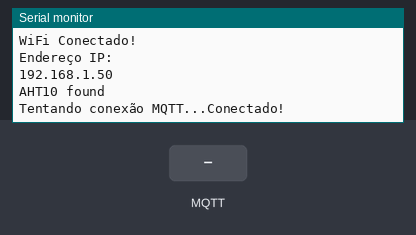
Bench run of a sketch on a simulated ESP8266 (NodeMCU). Parts: the last lines printed to the serial monitor. The test bench sets the inputs (shaded band). WiFi joins after 1.5 s; servers stay silent unless stated; no MQTT or app messages arrive unless stated.

Above: at 3.2 s.
3.3 s: MQTT message "on" arrives on the first subscribed topic
At 3.7 s:
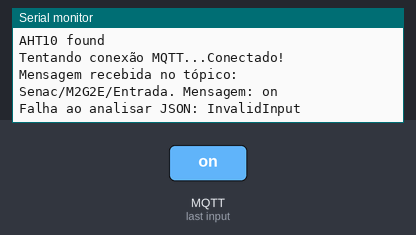
4.8 s: MQTT message "off" arrives on the first subscribed topic
At 6.0 s:
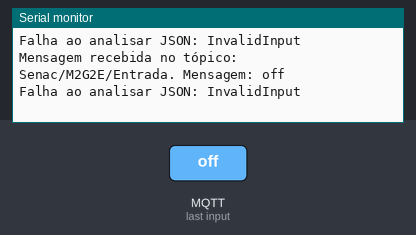
6.3 s: MQTT message "1" arrives on the first subscribed topic
At 7.2 s:
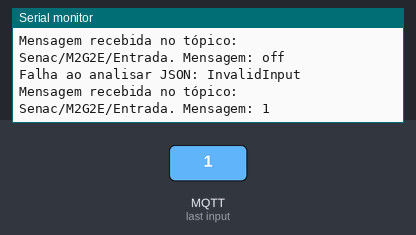

The sketch:

mqttArduinoProjeto.ino
```cpp
#include <ESP8266WiFi.h>
#include <PubSubClient.h>
#include <ArduinoJson.h>
#include <Adafruit_AHT10.h>

const char* ssid = "SENAC";
const char* password = "x1y2z3@snc";

const char* mqtt_server = "zfeemqtt.eastus.cloudapp.azure.com";
const int mqtt_port = 41883;
const char* mqtt_user = "Senac";
const char* mqtt_password  = "Senac";
const char* Client = "Senac10";
const char* topic = "Senac/M2G2E/Saida";
const char* topicSaida = "Senac/M2G2E/Entrada";

WiFiClient espClient;
PubSubClient client(espClient);
Adafruit_AHT10 aht;

bool sendingData = false;  // Variável para controlar o envio de dados
unsigned long lastMsgTime = 0;  // Tempo da última mensagem enviada
const long interval = 5000;  // Intervalo de 5 segundos

void setup_wifi() {
  delay(10);
  Serial.println();
  Serial.print("Conectando ao WiFi: ");
  Serial.println(ssid);

  WiFi.begin(ssid, password);

  while (WiFi.status() != WL_CONNECTED) {
    delay(1000);
    Serial.print(".");
  }

  Serial.println();
  Serial.println("WiFi Conectado!");
  Serial.println("Endereço IP: ");
  Serial.println(WiFi.localIP());
}

void callback(char* topic, byte* payload, unsigned int length) {
  Serial.print("Mensagem recebida no tópico: ");
  Serial.print(topic);
  Serial.print(". Mensagem: ");
  String message;

  for (int i = 0; i < length; i++) {
    message += (char)payload[i];
  }
  Serial.println(message);

  // Analisa o JSON recebido
  StaticJsonDocument<200> doc;
  DeserializationError error = deserializeJson(doc, message);

  if (!error) {
    const char* status = doc["status"];
    if (strcmp(status, "on") == 0) {
      sendingData = true;  // Ativa o envio de dados
      Serial.println("Envio de dados ativado");
    } else if (strcmp(status, "off") == 0) {
      sendingData = false;  // Desativa o envio de dados
      Serial.println("Envio de dados desativado");
    }
  } else {
    Serial.print("Falha ao analisar JSON: ");
    Serial.println(error.c_str());
  }
}

void reconnect() {
  while (!client.connected()) {
    Serial.print("Tentando conexão MQTT...");
    if (client.connect(Client, mqtt_user, mqtt_password)) {
      Serial.println("Conectado!");
      client.subscribe(topicSaida);  // Assina o tópico de entrada
    } else {
      Serial.print("Falha na conexão, rc=");
      Serial.print(client.state());
      Serial.println(" Tentando novamente em 5 segundos...");
      delay(5000);
    }
  }
}

void setup() {
  Serial.begin(115200);
  setup_wifi();
  client.setServer(mqtt_server, mqtt_port);
  client.setCallback(callback);
  if (!aht.begin()) {
    Serial.println("Could not find AHT10? Check wiring");
    while (1) delay(10);
  }
  Serial.println("AHT10 found");
}

void loop() {
  if (!client.connected()) {
    reconnect();
  }
  client.loop();  // Mantenha esta chamada para processar mensagens recebidas

  // Apenas envia os dados se sendingData for true e se o intervalo de 5 segundos tiver passado
  if (sendingData && (millis() - lastMsgTime > interval)) {
    sensors_event_t humidity, temp;
    aht.getEvent(&humidity, &temp);

    Serial.print("Temperature: "); Serial.print(temp.temperature); Serial.println(" degrees C");
    Serial.print("Humidity: "); Serial.print(humidity.relative_humidity); Serial.println("% rH");

    StaticJsonDocument<200> doc;
    doc["Temperature"] = temp.temperature;
    doc["Humidity"] = humidity.relative_humidity;

    char jsonBuffer[200];
    serializeJson(doc, jsonBuffer);

    // Publica o JSON no tópico MQTT
    client.publish(topic, jsonBuffer);

    // Exibe os dados no Serial Monitor
    Serial.println(jsonBuffer);

    // Atualiza o tempo da última mensagem enviada
    lastMsgTime = millis();
  }
}
```

Measured:
- after the input at 3.3 s, the serial monitor: prints a new line at once (image 1)
- after the input at 4.8 s, the serial monitor: prints a new line at once (image 2)
- after the input at 6.3 s, the serial monitor: prints a new line at once (image 3)
